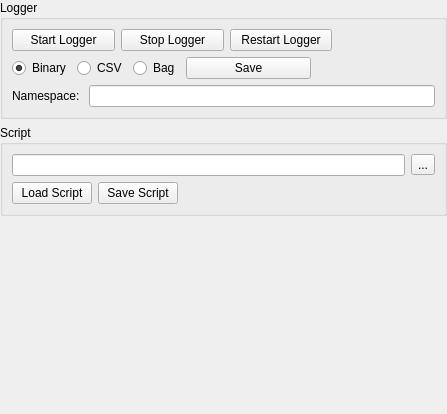
<?xml version="1.0" encoding="UTF-8"?>
<ui version="4.0">
 <class>SignalLoggerConfigure</class>
 <widget class="QWidget" name="SignalLoggerConfigure">
  <property name="geometry">
   <rect>
    <x>0</x>
    <y>0</y>
    <width>447</width>
    <height>414</height>
   </rect>
  </property>
  <property name="windowTitle">
   <string>Signal Logger</string>
  </property>
  <layout class="QHBoxLayout" name="horizontalLayout">
   <property name="leftMargin">
    <number>0</number>
   </property>
   <property name="topMargin">
    <number>0</number>
   </property>
   <property name="rightMargin">
    <number>0</number>
   </property>
   <property name="bottomMargin">
    <number>0</number>
   </property>
   <item>
    <layout class="QVBoxLayout" name="verticalLayout">
     <item>
      <widget class="QGroupBox" name="groupLogger">
       <property name="title">
        <string>Logger</string>
       </property>
       <layout class="QVBoxLayout" name="verticalLayout_2">
        <item>
         <layout class="QHBoxLayout" name="horizontalLayout_6">
          <property name="spacing">
           <number>6</number>
          </property>
          <property name="topMargin">
           <number>0</number>
          </property>
          <item>
           <widget class="QPushButton" name="startLoggerButton">
            <property name="sizePolicy">
             <sizepolicy hsizetype="MinimumExpanding" vsizetype="Fixed">
              <horstretch>0</horstretch>
              <verstretch>0</verstretch>
             </sizepolicy>
            </property>
            <property name="text">
             <string>Start Logger</string>
            </property>
           </widget>
          </item>
          <item>
           <widget class="QPushButton" name="stopLoggerButton">
            <property name="sizePolicy">
             <sizepolicy hsizetype="MinimumExpanding" vsizetype="Fixed">
              <horstretch>0</horstretch>
              <verstretch>0</verstretch>
             </sizepolicy>
            </property>
            <property name="text">
             <string>Stop Logger</string>
            </property>
           </widget>
          </item>
          <item>
           <widget class="QPushButton" name="restartLoggerButton">
            <property name="sizePolicy">
             <sizepolicy hsizetype="MinimumExpanding" vsizetype="Fixed">
              <horstretch>0</horstretch>
              <verstretch>0</verstretch>
             </sizepolicy>
            </property>
            <property name="text">
             <string>Restart Logger</string>
            </property>
           </widget>
          </item>
          <item>
           <spacer name="horizontalSpacer">
            <property name="orientation">
             <enum>Qt::Horizontal</enum>
            </property>
            <property name="sizeHint" stdset="0">
             <size>
              <width>40</width>
              <height>20</height>
             </size>
            </property>
           </spacer>
          </item>
         </layout>
        </item>
        <item>
         <layout class="QHBoxLayout" name="horizontalLayout_5">
          <item>
           <widget class="QRadioButton" name="binaryButton">
            <property name="text">
             <string>Binary</string>
            </property>
            <property name="checked">
             <bool>true</bool>
            </property>
            <property name="autoExclusive">
             <bool>false</bool>
            </property>
           </widget>
          </item>
          <item>
           <widget class="QRadioButton" name="csvButton">
            <property name="text">
             <string>CSV</string>
            </property>
            <property name="autoExclusive">
             <bool>false</bool>
            </property>
           </widget>
          </item>
          <item>
           <widget class="QRadioButton" name="bagButton">
            <property name="text">
             <string>Bag</string>
            </property>
            <property name="autoExclusive">
             <bool>false</bool>
            </property>
           </widget>
          </item>
          <item>
           <widget class="QPushButton" name="saveButton">
            <property name="sizePolicy">
             <sizepolicy hsizetype="MinimumExpanding" vsizetype="Fixed">
              <horstretch>0</horstretch>
              <verstretch>0</verstretch>
             </sizepolicy>
            </property>
            <property name="text">
             <string>Save</string>
            </property>
           </widget>
          </item>
          <item>
           <spacer name="horizontalSpacer_2">
            <property name="orientation">
             <enum>Qt::Horizontal</enum>
            </property>
            <property name="sizeHint" stdset="0">
             <size>
              <width>40</width>
              <height>20</height>
             </size>
            </property>
           </spacer>
          </item>
         </layout>
        </item>
        <item>
         <layout class="QHBoxLayout" name="horizontalLayout_2">
          <item>
           <widget class="QLabel" name="label">
            <property name="text">
             <string>Namespace: </string>
            </property>
           </widget>
          </item>
          <item>
           <widget class="QLineEdit" name="namespaceEdit"/>
          </item>
         </layout>
        </item>
       </layout>
      </widget>
     </item>
     <item>
      <widget class="QGroupBox" name="groupScript">
       <property name="title">
        <string>Script</string>
       </property>
       <layout class="QVBoxLayout" name="verticalLayout_3">
        <item>
         <layout class="QHBoxLayout" name="horizontalLayout_3">
          <item>
           <widget class="QLineEdit" name="pathEdit"/>
          </item>
          <item>
           <widget class="QToolButton" name="pathButton">
            <property name="text">
             <string>...</string>
            </property>
           </widget>
          </item>
         </layout>
        </item>
        <item>
         <layout class="QHBoxLayout" name="horizontalLayout_4">
          <item>
           <widget class="QPushButton" name="loadScriptButton">
            <property name="text">
             <string>Load Script</string>
            </property>
           </widget>
          </item>
          <item>
           <widget class="QPushButton" name="saveScriptButton">
            <property name="text">
             <string>Save Script</string>
            </property>
           </widget>
          </item>
          <item>
           <spacer name="horizontalSpacer_4">
            <property name="orientation">
             <enum>Qt::Horizontal</enum>
            </property>
            <property name="sizeHint" stdset="0">
             <size>
              <width>40</width>
              <height>20</height>
             </size>
            </property>
           </spacer>
          </item>
         </layout>
        </item>
       </layout>
      </widget>
     </item>
     <item>
      <spacer name="verticalSpacer">
       <property name="orientation">
        <enum>Qt::Vertical</enum>
       </property>
       <property name="sizeHint" stdset="0">
        <size>
         <width>20</width>
         <height>40</height>
        </size>
       </property>
      </spacer>
     </item>
    </layout>
   </item>
  </layout>
 </widget>
 <resources/>
 <connections/>
</ui>
